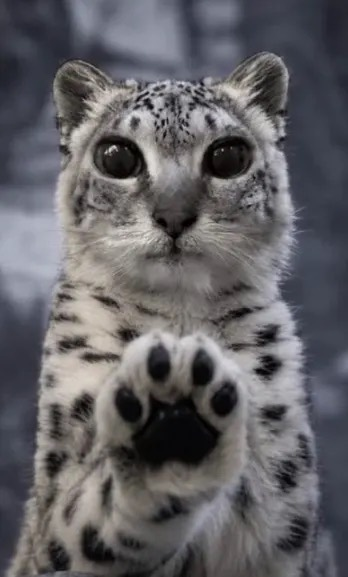
#> input picture cat-source.jpg, 348 x 577 px
$ python make_assets.py
#> lines starting #> are read from the running program, lines starting #| are printed output that depends on the picture
from pathlib import Path

from PIL import Image


HERE = Path(__file__).resolve().parent
photo = Image.open(HERE / "cat-source.jpg").convert("RGB")
#> photo is the input picture: PIL image 348x577 RGB; mean R, G, B 98.4, 97, 101
side = min(photo.size)
#> side = 348
left = (photo.width - side) // 2
#> left = 0
top = min(max(0, round(photo.height * 0.075)), photo.height - side)
#> top = 43
square = photo.crop((left, top, left + side, top + side))
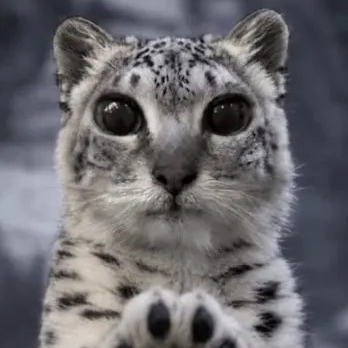
#> square: PIL image 348x348 RGB; mean R, G, B 106.4, 105, 109
square.resize((256, 256), Image.Resampling.LANCZOS).save(HERE / "cat.png")
square.resize((104, 104), Image.Resampling.LANCZOS).save(HERE / "cat-small.png")
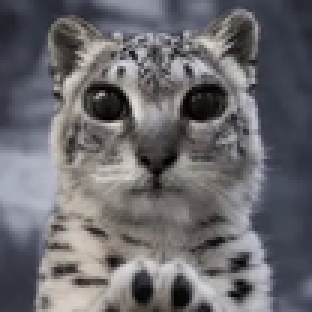
#> saved as cat-small.png: PIL image 104x104 RGB (shown 3 times larger); mean R, G, B 106.4, 105, 109
square.resize((168, 168), Image.Resampling.LANCZOS).save(HERE / "cat-large.png")
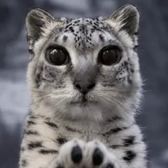
#> saved as cat-large.png: PIL image 168x168 RGB; mean R, G, B 106.4, 105, 109
square.save(HERE / "cat.ico", format="ICO", sizes=[(16, 16), (32, 32), (48, 48), (64, 64), (128, 128), (256, 256)])
print("Created square images and icon.")
